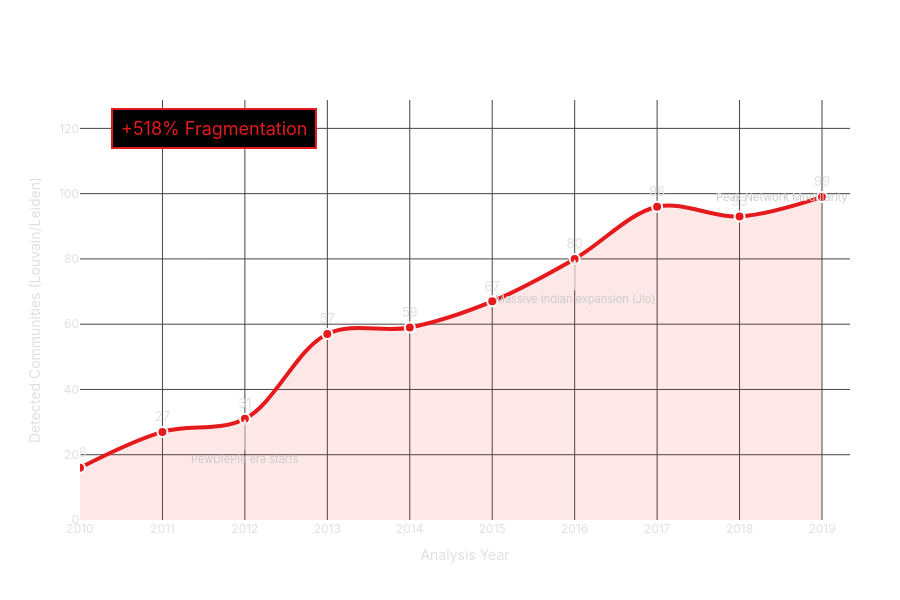

Notebook cell for this chart:
### Markdown cell above
###  Network Fragmentation Analysis
The following script extracts the community count from our generated network snapshots to quantify the modularity over the decade.

**Key Observations:**
* **2010:** The network is highly centralized with only **16 major communities**.
* **Growth:** We observe a steady fragmentation, with a significant spike in 2016 corresponding to the massive influx of new users (the "Jio Effect").
* **2019:** The decade concludes with **99 distinct communities**, confirming the structural shift from a single "Town Square" to a fragmented "Archipelago."

### Code cell
import sys
import os

# On ajoute le chemin où pip a installé plotly
path_to_add = "/home/runai-home/.local/lib/python3.12/site-packages"
if path_to_add not in sys.path:
    sys.path.append(path_to_add)
    
import pickle
import os
import plotly.graph_objects as go


# --- 1. CONFIGURATION ---
DATA_DIR = "data/results"
OUTPUT_DIR = "reports/figures"
OUTPUT_FILE = os.path.join(OUTPUT_DIR, "fragmentation.html")
YEARS = list(range(2010, 2020))

# Ensure output directory exists
os.makedirs(OUTPUT_DIR, exist_ok=True)

# --- 2. DATA EXTRACTION ---
print("--- Starting Fragmentation Analysis ---")

years_found = []
counts = []

for year in YEARS:
    pkl_path = os.path.join(DATA_DIR, str(year), f"viz_data_{year}.pkl")
    
    if not os.path.exists(pkl_path):
        print(f"⚠️  Year {year}: File not found. Skipping.")
        continue

    try:
        with open(pkl_path, "rb") as f:
            data = pickle.load(f)
            if 'communities' in data:
                count = len(data['communities'])
                years_found.append(year)
                counts.append(count)
                print(f"✅ Year {year}: {count} communities detected.")
            else:
                print(f"⚠️  Year {year}: 'communities' data missing.")
    except Exception as e:
        print(f"❌ Error processing year {year}: {e}")

# --- 3. CALCULATE GROWTH ---
if len(counts) > 1 and counts[0] > 0:
    growth_percent = int(((counts[-1] - counts[0]) / counts[0]) * 100)
else:
    growth_percent = 0

print(f"\n--- Global Growth: +{growth_percent}% ---")

# --- 4. CREATE PLOT WITH GRAPH_OBJECTS ---

# Create the main figure
fig = go.Figure()

# Add the main Scatter trace (The Red Line)
fig.add_trace(go.Scatter(
    x=years_found,
    y=counts,
    mode='lines+markers+text',
    name='Communities Count',
    text=counts,
    textposition='top center',
    textfont=dict(family='Inter, Arial, sans-serif', size=13, color='#e0e0e0'),
    line=dict(color='#e41a1c', width=4, shape='spline'), # Red line
    marker=dict(
        size=10, 
        color='#e41a1c', 
        line=dict(color='#ffffff', width=2)
    ),
    fill='tozeroy',
    fillcolor='rgba(228, 26, 28, 0.1)' # Subtle red fill
))

# --- 5. ANNOTATIONS (Timeline Events) ---
annotations = []

# 1. Main Growth Box (Top Left)
annotations.append(dict(
    xref='paper', yref='paper',
    x=0.04, y=0.98,
    text=f"+{growth_percent}% Fragmentation",
    showarrow=False,
    font=dict(family='Inter, Arial, sans-serif', size=18, color='#e41a1c'),
    bgcolor='#000000',
    bordercolor='#e41a1c',
    borderwidth=2,
    borderpad=8
))

# 2. Historical Events
# List of events: (Year, Label, Arrow_X_Offset, Arrow_Y_Offset)
events = [
    (2012, 'PewDiePie era starts', 0, 40),
    (2016, 'Massive Indian expansion (Jio)', 0, 40),
    (2019, 'Peak Network Modularity', -40, 0)
]

for event_year, label, ax, ay in events:
    if event_year in years_found:
        # Find the Y value (count) corresponding to the X value (year)
        y_val = counts[years_found.index(event_year)]
        
        annotations.append(dict(
            x=event_year,
            y=y_val,
            text=label,
            showarrow=True,
            arrowhead=2,
            ax=ax,
            ay=ay,
            arrowcolor='#e0e0e0',
            font=dict(size=11, color='#cccccc')
        ))

# --- 6. LAYOUT STYLING (Dark Mode) ---
fig.update_layout(
    title=dict(
        text='YouTube Network Fragmentation (2010-2019)',
        font=dict(family='Inter, Arial, sans-serif', size=24, color='#ffffff'),
        pad=dict(t=20)
    ),
    font=dict(family='Inter, Arial, sans-serif', color='#e0e0e0'),
    
    # Transparent background to match your notebook theme
    paper_bgcolor='rgba(0,0,0,0)',
    plot_bgcolor='rgba(0,0,0,0)',
    
    xaxis=dict(
        title='Analysis Year',
        tickmode='linear',
        gridcolor='#444444',
        zeroline=False,
        tickcolor='#e0e0e0'
    ),
    yaxis=dict(
        title='Detected Communities (Louvain/Leiden)',
        gridcolor='#444444',
        zeroline=False,
        tickcolor='#e0e0e0',
        # Add slight padding on top for annotations
        range=[0, max(counts) * 1.3] if counts else [0, 10]
    ),
    margin=dict(l=80, r=50, t=100, b=80),
    hovermode='x unified',
    showlegend=False,
    annotations=annotations,
    height=600 # Force height
)

# --- 7. EXPORT AND SHOW ---

# Save as HTML file (like before)
# include_plotlyjs='cdn' makes the file lighter by loading JS from internet
fig.write_html(OUTPUT_FILE, include_plotlyjs='cdn', full_html=False)

print(f"🎉 Dashboard saved to: {OUTPUT_FILE}")
print("👇 Displaying interactive chart below 👇")

# Display directly in notebook
fig.show()

### Figure 1 — Plotly figure (JSON) as saved in the notebook; plotly's stock layout.template omitted (floating-point values rounded to 4 significant figures)
{"data": [{"fill": "tozeroy", "fillcolor": "rgba(228, 26, 28, 0.1)", "line": {"color": "#e41a1c", "shape": "spline", "width": 4}, "marker": {"color": "#e41a1c", "line": {"color": "#ffffff", "width": 2}, "size": 10}, "mode": "lines+markers+text", "name": "Communities Count", "text": ["16", "27", "31", "57", "59", "67", "80", "96", "93", "99"], "textfont": {"color": "#e0e0e0", "family": "Inter, Arial, sans-serif", "size": 13}, "textposition": "top center", "type": "scatter", "x": [2010, 2011, 2012, 2013, 2014, 2015, 2016, 2017, 2018, 2019], "y": [16, 27, 31, 57, 59, 67, 80, 96, 93, 99]}], "layout": {"annotations": [{"bgcolor": "#000000", "bordercolor": "#e41a1c", "borderpad": 8, "borderwidth": 2, "font": {"color": "#e41a1c", "family": "Inter, Arial, sans-serif", "size": 18}, "showarrow": false, "text": "+518% Fragmentation", "x": 0.04, "xref": "paper", "y": 0.98, "yref": "paper"}, {"arrowcolor": "#e0e0e0", "arrowhead": 2, "ax": 0, "ay": 40, "font": {"color": "#cccccc", "size": 11}, "showarrow": true, "text": "PewDiePie era starts", "x": 2012, "y": 31}, {"arrowcolor": "#e0e0e0", "arrowhead": 2, "ax": 0, "ay": 40, "font": {"color": "#cccccc", "size": 11}, "showarrow": true, "text": "Massive Indian expansion (Jio)", "x": 2016, "y": 80}, {"arrowcolor": "#e0e0e0", "arrowhead": 2, "ax": -40, "ay": 0, "font": {"color": "#cccccc", "size": 11}, "showarrow": true, "text": "Peak Network Modularity", "x": 2019, "y": 99}], "font": {"color": "#e0e0e0", "family": "Inter, Arial, sans-serif"}, "height": 600, "hovermode": "x unified", "margin": {"b": 80, "l": 80, "r": 50, "t": 100}, "paper_bgcolor": "rgba(0,0,0,0)", "plot_bgcolor": "rgba(0,0,0,0)", "showlegend": false, "title": {"font": {"color": "#ffffff", "family": "Inter, Arial, sans-serif", "size": 24}, "pad": {"t": 20}, "text": "YouTube Network Fragmentation (2010-2019)"}, "xaxis": {"gridcolor": "#444444", "tickcolor": "#e0e0e0", "tickmode": "linear", "title": {"text": "Analysis Year"}, "zeroline": false}, "yaxis": {"gridcolor": "#444444", "range": [0, 128.7], "tickcolor": "#e0e0e0", "title": {"text": "Detected Communities (Louvain/Leiden)"}, "zeroline": false}}}
